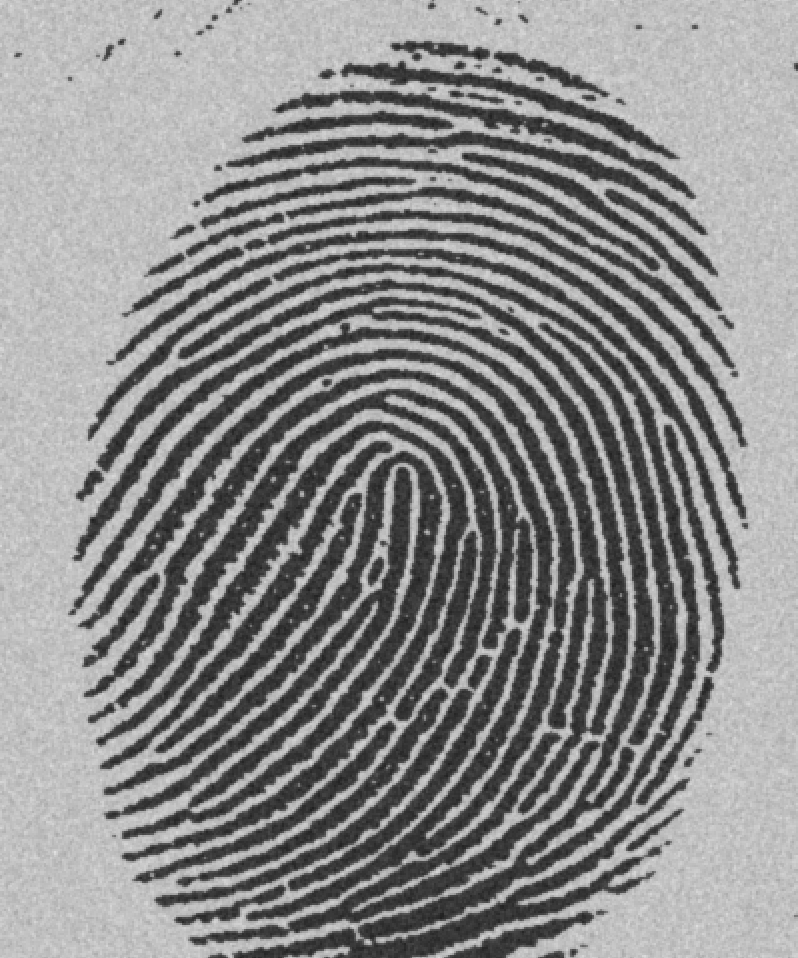
#> input picture Imagens/digital.tif, 798 x 958 px, found by its file name; its folder holds 5 pictures in this run
$ jupyter execute segmentacao.ipynb
#> lines starting #> are read from the running program, lines starting #| are printed output that depends on the picture; after the words box and inside, x2 and y2 are one past the last pixel; in counts of white or black regions, pixels touching at a corner belong together
[cell 1]
import cv2
import numpy as np
import matplotlib.pyplot as plt
import os

# Segmentação de imagens

**Propriedades:**

- Descontinuidade: dividir a imagem com base nas mudanças bruscas de intensidade

- Similaridade: divisão das regiões com características semelhantes

Considerando $R$ toda a região ocupada por uma imagem.
A segmentação é o processo que divide $R$ em $n$, sendo $R = R_1, R_2, ...,R_n$.

[cell 2]
def input_image(img_path, is_gray=False):
#> called with img_path = '../Imagens/Digital.tif', is_gray = True
   img = cv2.imread(img_path)
#> img is the input picture: shape (958, 798, 3); min 29, max 224, mean 140
   img_new = cv2.cvtColor(img, cv2.COLOR_BGR2GRAY) if is_gray else cv2.cvtColor(img, cv2.COLOR_BGR2RGB)

   return img_new

### Detecção de borda

[cell 3]
def conv(f, w):
    '''
        Função que executa a convolução em uma imagem
        params:
            - f: (np.array) imagem de entrada
            - w: mascara de convolução
        return:
            - imagem g com convolução
    '''
    #Coleta a largura e altura da imagem
    N, M = f.shape #(Y, X)
    #Coleta a largura e altura da máscara w
    n, m = w.shape
    # coleta dos parametros a e b da mascara
    a = int((n-1)/2)
    b = int((m-1)/2)
    #flip filtro
    w_flip = np.flip(np.flip(w, 0) , 1)
    #cria uma imagem g similar a f
    g = np.array(f, copy=True)
    #processo de convolução da image
    for x in range(a, N-a):
        for y in range(b, M-b):
            g[x, y] = np.sum(np.multiply(f[x-a: x+a+1, y-b:y+b+1], w_flip))

    return g.astype(np.uint8)

## Limiarização

### Limiarização global

\begin{equation}
g(x,y) =
    \begin{cases}
        1 \text{ se } f(x,y) > T \\
        0 \text{ se } f(x,y) \leq T
    \end{cases}
\end{equation}

O algoritmo para a limiarização global é:

- 1: Selecionar um limiar T

- 2: Segmentar a imagem usando a Equação acima. Resultando em dois grupos de pixels: $G_1 > T$ e $G_2 \leq T$

- 3: Calcular os valores de intensidade média de $m_1$ e $m_2$ para os pixels $G_1$ e $G_2$

- 4: Calcular um novo valor de limiar $T = \frac{(m_1 + m_2)}{2}$

- 5: Repita o passo 2 a 4 até que a diferença entre os valores de $T$ em iterações sucessivas seja menor que o parâmetro predefinido $\Delta T$

[cell 4]
def limiarizacao_global(image, T, delta_T):
    '''
        aplica a segmentação por limiarização global
        params:
            - image: imagem de entrada
            - T: limiar predefinido
            - delta_T: variacao predefinida
    '''
    T_prev = 0
    while (T - T_prev) >= delta_T:
        T_prev = T
        m1 = np.mean(image[image > T_prev])
        m2 = np.mean(image[image <= T_prev])
        T = int((m1+m2)/2)

    g = np.zeros(image.shape)
    g[image > T] = 1
    g[image <= T] = 0

    return g.astype(np.uint8)

[cell 5]
img_digital = input_image(os.path.join("..", "Imagens", "Digital.tif"), is_gray=True)

[cell 6]
hist_digital = cv2.calcHist(images=[img_digital], channels=[0], mask=None, histSize=[256], ranges=[0, 255])
#> hist_digital = 256 values, max 23014 at index 192, min 0 at index 0, mean 2986.3

[cell 7]
plt.figure(figsize=(10, 5))

plt.subplot(121)
plt.imshow(img_digital, vmin=0, vmax=255, cmap="gray")
plt.axis("off")

plt.subplot(122)
plt.plot(hist_digital)

plt.show()
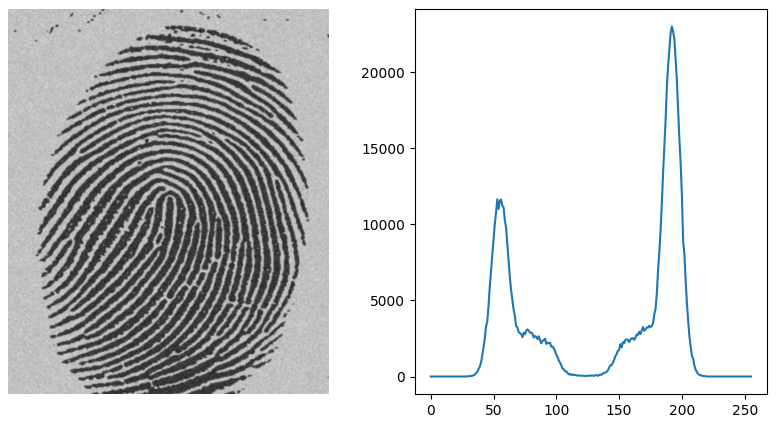
#> figure drawn by matplotlib, 2 panels; panel 2: curve peaks at x = 192, y = 23014

[cell 8]
img_seg = limiarizacao_global(image=img_digital, T=127, delta_T=0)
#> the loop in limiarizacao_global, `while (T - T_prev) >= delta_T:` made 1 pass
#> (m1, m2, T) on pass 1: (186.7, 64.07, 125)
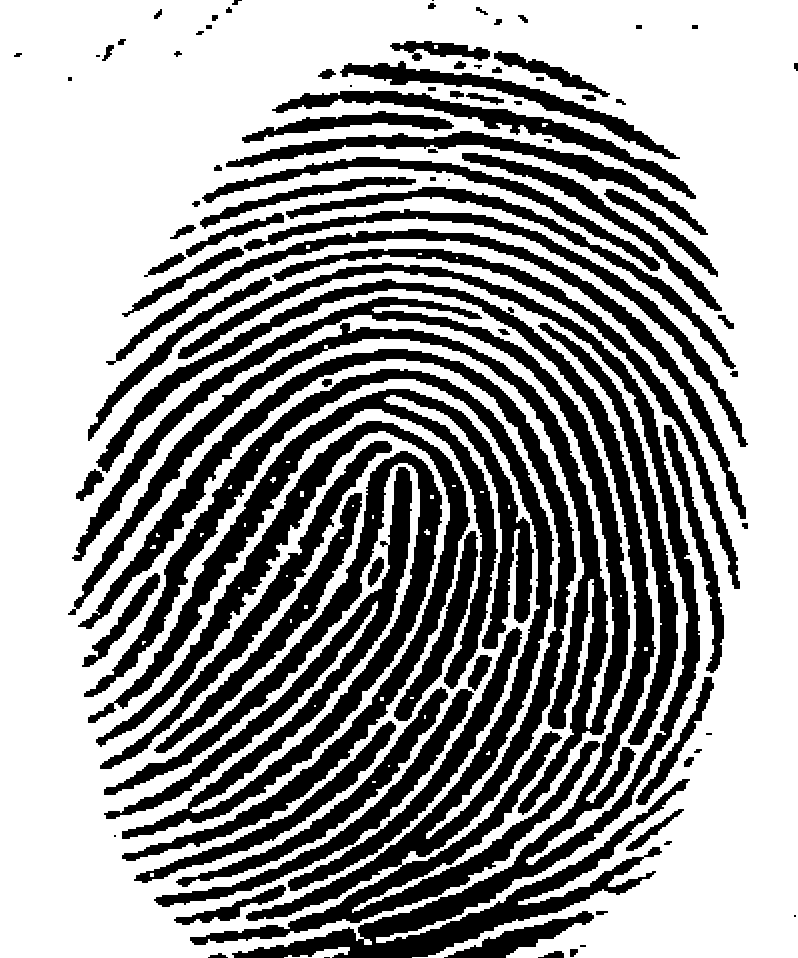
#> img_seg: shape (958, 798); values 0 (black) and 1 (white), 61.9% white; 97 black regions (10 under 20 px), largest, box (x1, y1, x2, y2) and area: (78, 349, 600, 945) 43740, (96, 263, 700, 958) 40222, (68, 297, 630, 815) 29700

[cell 9]
hist_seg = cv2.calcHist(images=[img_seg], channels=[0], mask=None, histSize=[256], ranges=[0, 255])
#> hist_seg = 256 values, max 473094 at index 1, min 0 at index 2, mean 2986.3

[cell 10]
plt.figure(figsize=(10, 5))

plt.subplot(121)
plt.imshow(img_seg, cmap="gray")
plt.axis("off")

plt.subplot(122)
plt.plot(hist_seg)

plt.show()
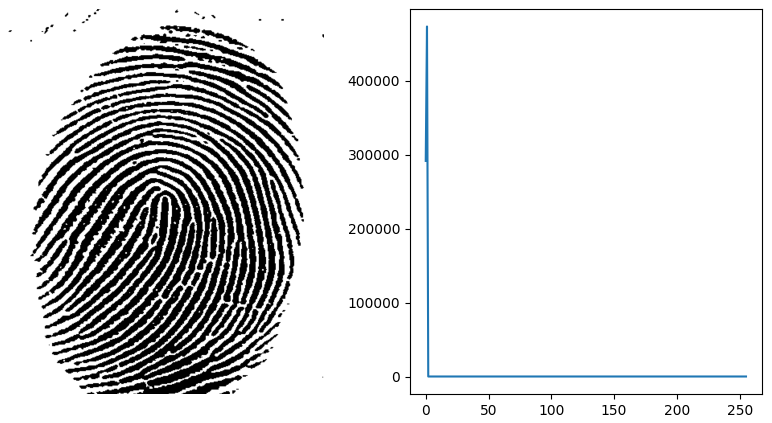
#> figure drawn by matplotlib, 2 panels; panel 2: curve peaks at x = 1, y = 473094
